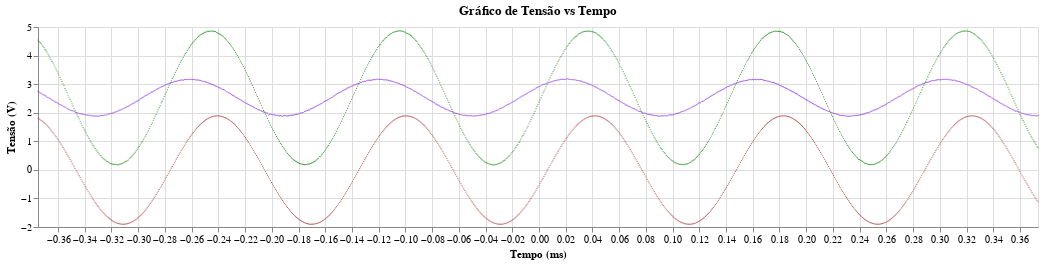
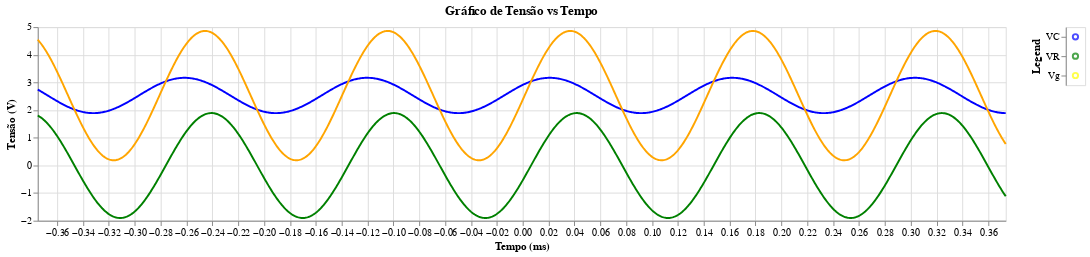

The notebook cell these images were saved under, in order:
### Code cell
path = "datas/RLC20.csv"
arg_1 = [3,40,3,3]
arg_2 = [5,40,3,3]
arg_vr = [5,40,3,3]
path_s = "results/RLC/RLC 7200/z RLC - 7200.txt"
path_graph = "results/RLC/RLC 7200/graph.png"
path_regres = "results/RLC/RLC 7200/regres.png"
aj.save_datas(path,path_s,path_graph,path_regres,argww=arg_1,argwww=arg_2,argvr=arg_vr)

### Figure 1 — Vega-Lite specification as saved in the notebook (floating-point values rounded to 4 significant figures; data arrays with more than 128 entries replaced by an {"elided": "..."} marker saying what was removed)
{"config": {"view": {"continuousWidth": 300, "continuousHeight": 300}}, "layer": [{"data": {"name": "data-92fcf5423c8e3a3d7a730f3258edca57"}, "mark": {"type": "circle", "color": "blueviolet", "size": 1.5}, "encoding": {"x": {"field": "Time(s)", "scale": {"domain": [-0.375, 0.3735]}, "title": "Tempo (ms)", "type": "quantitative"}, "y": {"field": "CH2V", "title": "Tensão (V)", "type": "quantitative"}}, "title": "Gráfico de Tensão vs Tempo"}, {"data": {"name": "data-92fcf5423c8e3a3d7a730f3258edca57"}, "mark": {"type": "circle", "color": "green", "size": 1.5}, "encoding": {"x": {"field": "Time(s)", "scale": {"domain": [-0.375, 0.3735]}, "title": "Tempo (ms)", "type": "quantitative"}, "y": {"field": "CH1V", "title": "Tensão (V)", "type": "quantitative"}}, "title": "Gráfico de Tensão vs Tempo"}, {"data": {"name": "data-f8d992d91de6afcc8e2dc69ad362e1cb"}, "mark": {"type": "circle", "color": "brown", "size": 1.5}, "encoding": {"x": {"field": "Time(s)", "scale": {"domain": [-0.375, 0.3735]}, "title": "Tempo (ms)", "type": "quantitative"}, "y": {"field": "U", "title": "Tensão (V)", "type": "quantitative"}}, "title": "Gráfico de Tensão vs Tempo"}], "height": 200, "width": 1000, "$schema": "https://vega.github.io/schema/vega-lite/v5.20.1.json", "datasets": {"data-92fcf5423c8e3a3d7a730f3258edca57": {"elided": "999 records"}, "data-f8d992d91de6afcc8e2dc69ad362e1cb": {"elided": "999 records"}}}

### Figure 2 — Vega-Lite specification as saved in the notebook (floating-point values rounded to 4 significant figures; data arrays with more than 128 entries replaced by an {"elided": "..."} marker saying what was removed)
{"config": {"view": {"continuousWidth": 300, "continuousHeight": 300}}, "hconcat": [{"layer": [{"data": {"name": "data-eb00b8a026ab92c24544e51909057563"}, "mark": {"type": "line", "color": "blue"}, "encoding": {"x": {"field": "Time(s)", "scale": {"domain": [-0.375, 0.3735]}, "title": "Tempo (ms)", "type": "quantitative"}, "y": {"field": "CH2V", "title": "Tensão (V)", "type": "quantitative"}}, "title": "Gráfico de Tensão vs Tempo"}, {"data": {"name": "data-bff3fce185ae04a27b32d03a92648f61"}, "mark": {"type": "line", "color": "orange"}, "encoding": {"x": {"field": "Time(s)", "scale": {"domain": [-0.375, 0.3735]}, "title": "Tempo (ms)", "type": "quantitative"}, "y": {"field": "CH1V", "title": "Tensão (V)", "type": "quantitative"}}, "title": "Gráfico de Tensão vs Tempo"}, {"data": {"name": "data-54dbaf7e195037f41f23b806d8b062f3"}, "mark": {"type": "line", "color": "green"}, "encoding": {"x": {"field": "Time(s)", "scale": {"domain": [-0.375, 0.3735]}, "title": "Tempo (ms)", "type": "quantitative"}, "y": {"field": "U", "title": "Tensão (V)", "type": "quantitative"}}, "title": "Gráfico de Tensão vs Tempo"}], "height": 200, "width": 1000}, {"data": {"name": "data-86a6f344ed55ecf08446f85bdc2cb8b7"}, "mark": {"type": "point"}, "encoding": {"color": {"field": "Color", "scale": null, "type": "nominal"}, "y": {"axis": {"title": "Legend"}, "field": "Category", "type": "nominal"}}}], "$schema": "https://vega.github.io/schema/vega-lite/v5.20.1.json", "datasets": {"data-eb00b8a026ab92c24544e51909057563": {"elided": "1000 records"}, "data-bff3fce185ae04a27b32d03a92648f61": {"elided": "1000 records"}, "data-54dbaf7e195037f41f23b806d8b062f3": {"elided": "1000 records"}, "data-86a6f344ed55ecf08446f85bdc2cb8b7": [{"Category": "VC", "Color": "blue"}, {"Category": "Vg", "Color": "yellow"}, {"Category": "VR", "Color": "green"}]}}
